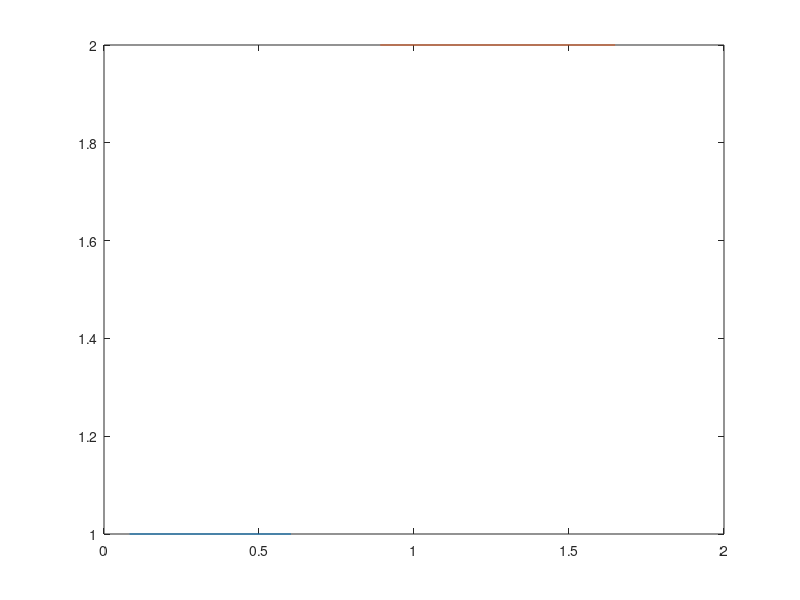

Write the MATLAB code that produced this figure.
ActivityIdx = reshape(1:2,1,2);
StartTimes = rand(1,2);
StopTimes = StartTimes+rand(1,2);

plot([StartTimes;StopTimes],[1;1]*ActivityIdx)